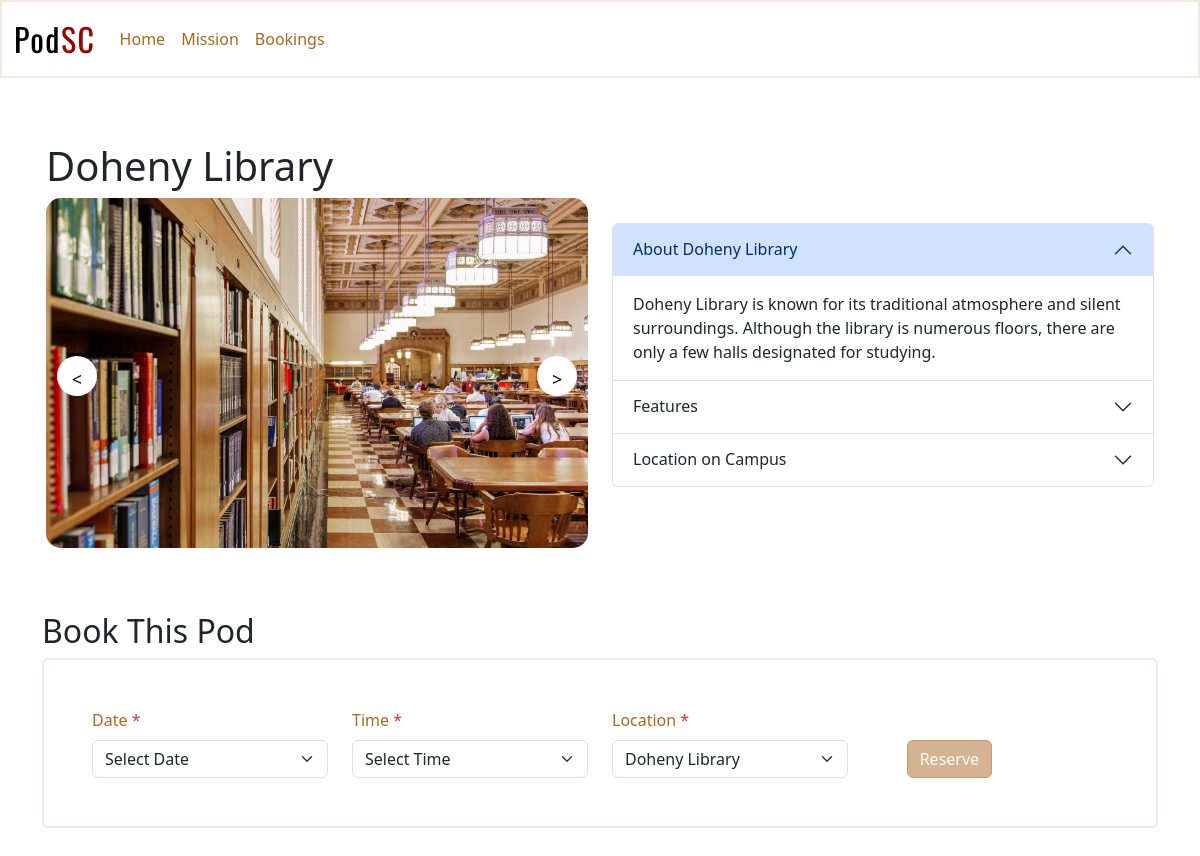
Page /pod.php?libraryID=1 on the committed database.
### tables this page shows
CREATE TABLE `library` (
  `id` int(11) NOT NULL,
  `libraryName` varchar(255) DEFAULT NULL,
  `numOfPods` int(11) DEFAULT NULL,
  `description` text,
  `location` varchar(255) DEFAULT NULL,
  `libraryFeatures` int(11) DEFAULT NULL,
  `picture` text,
  `picture4` text,
  `picture3` text,
  `picture2` text
);

### pod.php (the view, shortened to what this page needs)
<?php
$host = "304.itpwebdev.com";
$user = "itp460_team3";
$pass = 'u$cItp2023';
$db = 'itp460_team3';
$mysqli = new mysqli($host, $user, $pass, $db);
$sql = "SELECT library.id, libraryName, description, location, feature, picture, picture2, picture3, picture4
            FROM library
              LEFT JOIN library_features
                ON library.libraryFeatures = library_features.id
              LEFT JOIN features
                ON library.libraryFeatures = features.id";
if (isset($_GET['libraryID']) && trim($_GET['libraryID']) != '') {
  $libraryID = $_GET['libraryID'];
  $sql = $sql . " WHERE library.id = $libraryID";
}
$sql = $sql . ";";
$results_library = $mysqli->query($sql);
$libraryName = '';
$description = '';
while ($row = mysqli_fetch_array($results_library)) {
  $libraryName = ($row['libraryName']);
  $description = ($row['description']);
  $picture = ($row['picture']);
}
?>
<!DOCTYPE html>
<html lang="en">
<head>
  <link href="https://cdn.jsdelivr.net/npm/bootstrap@5.3.0-alpha1/dist/css/bootstrap.min.css" rel="stylesheet">
  <link rel="stylesheet" href="/styles.css">
</head>
<body>
  <nav class="navbar navbar-expand-lg primary-container">
    <div class="container-fluid">
      <a class="navbar-brand logo" href="index.php">Pod<span class="logo-USC">SC</span></a>
      <div class="collapse navbar-collapse" id="navbarNav">
        <ul class="navbar-nav">
          <li class="nav-item">
            <a class="nav-link" aria-current="page" href="index.php">Home</a>
          </li>
          <li class="nav-item">
            <a class="nav-link" href="mission.php">Mission</a>
          </li>
          <li class="nav-item">
            <a class="nav-link" href="bookings.php">Bookings</a>
          </li>
        </ul>
      </div>
    </div>
  </nav>
  <main>
    <div class="container mt-5 p-3">
      <h1><?php echo $libraryName ?></h1>
      <div class="row">
        <div class="col-sm-6">
        <div class="slider">
          <div class="slide">
           <img src="images/<?php echo $picture ?>"alt="" />
          </div>
          <button class="btn-slider btn-next">></button>
          <button class="btn-slider btn-prev"><</button>
        </div>
       </div>
        <div class="col-sm-6">
          <div class="accordion" id="accordionExample">
            <div class="accordion-item">
              <h2 class="accordion-header" id="headingOne">
                <button class="accordion-button" type="button" data-bs-toggle="collapse" data-bs-target="#collapseOne" aria-expanded="true" aria-controls="collapseOne">
                  About <?php echo $libraryName ?>
                </button>
              </h2>
              <div id="collapseOne" class="accordion-collapse collapse show" aria-labelledby="headingOne" data-bs-parent="#accordionExample">
                <div class="accordion-body">
                  <?php echo $description ?>
                </div>
              </div>
            </div>
            <div class="accordion-item">
              <h2 class="accordion-header" id="headingTwo">
                <button class="accordion-button collapsed" type="button" data-bs-toggle="collapse" data-bs-target="#collapseTwo" aria-expanded="false" aria-controls="collapseTwo">
                  Features
                </button>
              </h2>
            </div>
            <div class="accordion-item">
              <h2 class="accordion-header" id="headingThree">
                <button class="accordion-button collapsed" type="button" data-bs-toggle="collapse" data-bs-target="#collapseThree" aria-expanded="false" aria-controls="collapseThree">
                  Location on Campus
                </button>
              </h2>
            </div>
          </div>
        </div>
      </div>
    </div>
    <div class="container py-5">
      <h2>Book This Pod</h2>
      <div class="primary-container rounded p-5">
        <form action="book.php" method="POST">
          <div class="row">
            <div class="col-3">
              <label for="select-date" class="form-label">
                Date <span class="text-danger">*</span>
              </label>
              <select class="form-select col-3" id="select-date" name="date" aria-label="Default select example">
                <option value="" selected>Select Date</option>
              </select>
            </div>
            <div class="col-3">
              <label for="select-time" class="form-label">
                Time <span class="text-danger">*</span>
              </label>
              <select class="form-select col-3" id="select-time" name="time" aria-label="Default select example">
                <option value="" selected>Select Time</option>
              </select>
            </div>
            <div class="col-3">
              <label for="select-location" class="form-label">Location <span class="text-danger">*</span>
              </label>
              <select name="libraryID" class="form-select col-3" id="select-location" aria-label="Default select example">
                <option value="<?php echo $libraryID ?>" selected><?php echo $libraryName ?></option>
              </select>
            </div>
            <div class="col-2" id="search-btn-div">
              <button type="submit" class="btn bottom btn-primary">Reserve</button>
            </div>
          </div>
        </form>
      </div>
    </div>
  </main>
</body>
</html>

### styles.css (style rules this page uses)
:root { --primary-text: #824101; --secondary-text: #ac6620; --primary-container-border: ##f4e9dc; --misc-primary: #d5b392; --misc-primary-border:#c59a6f; --misc-secondary: #e4c2a3; --misc-secondary-border: #C5A586; --cardinal: #990000; }
.primary-container { background-color: #ffffff; border: 2px solid #f4e9dc; }
#search-btn-div { position:relative; }
.bottom { position: absolute; bottom: 0px; margin-left: 20%; }
img { max-width:100%; max-height:100%; }
a { all: unset; }
.logo { font-size:32px; font-family: 'Oswald', sans-serif; letter-spacing:1.5px; }
.logo-USC { color: var(--cardinal); }
.btn-primary { background-color: var(--misc-primary); border-color: var(--misc-primary-border); }
.nav-link { color: var(--secondary-text); font-weight:500; }
label { color: var(--secondary-text); font-weight:450; }

### pod.php (style rules this page uses)
#accordionExample { padding-top: 25px; }
.slider { width: 100%; max-width: 800px; height: 350px; position: relative; overflow: hidden; border-radius: 15px; }
.slide { width: 100%; max-width: 800px; height: 350px; position: absolute; transition: all 0.5s; }
.slide img { width: 100%; height: 100%; object-fit: cover; }
.btn-slider { position: absolute; width: 40px; height: 40px; padding: 10px; border: none; border-radius: 50%; z-index: 10px; cursor: pointer; background-color: #fff; font-size: 18px; }
.btn-prev { top: 45%; left: 2%; }
.btn-next { top: 45%; right: 2%; }

### rows in the picture
library: libraryName "Doheny Library", picture (picture), description "Doheny Library is known for its traditional atmosphere and silent surroundings. Although the library is numerous floors, there are only a few halls designated for studying.", libraryID "Doheny Library"
